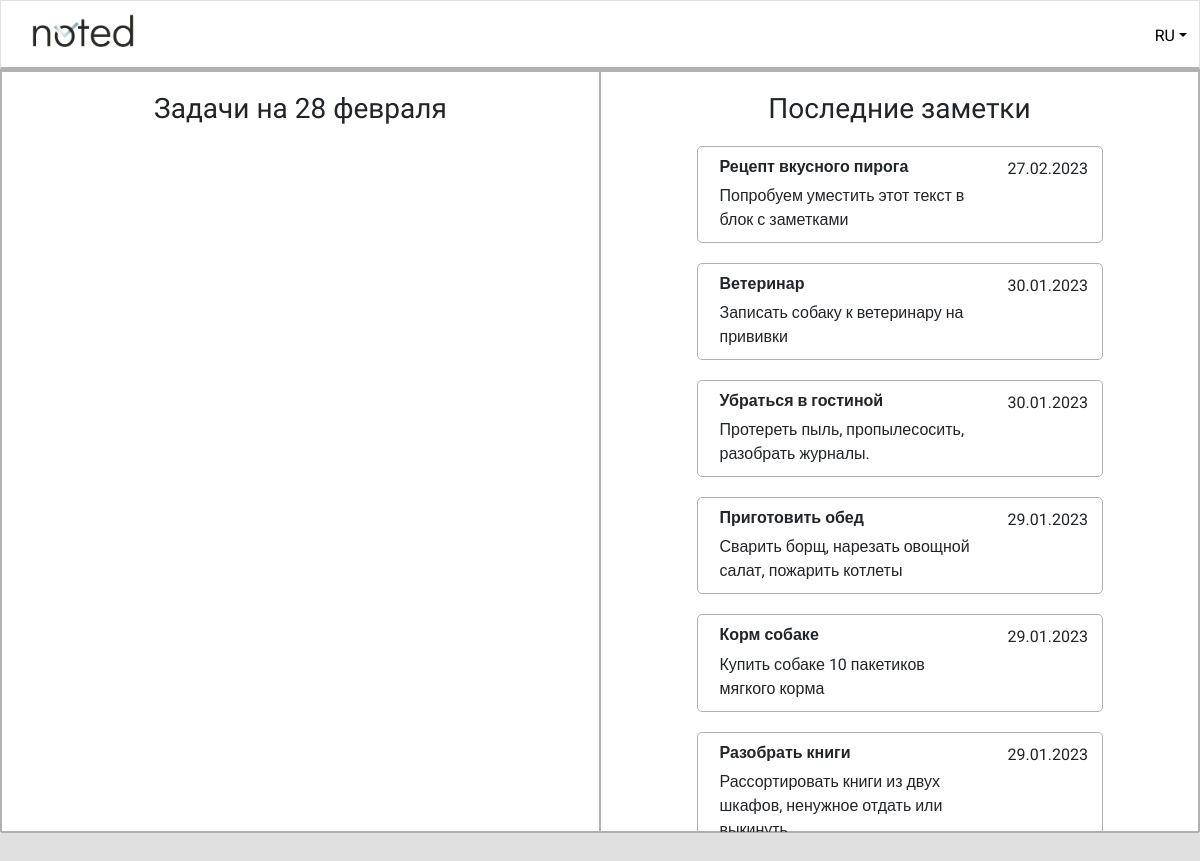
Before: /main/ with the older database file.
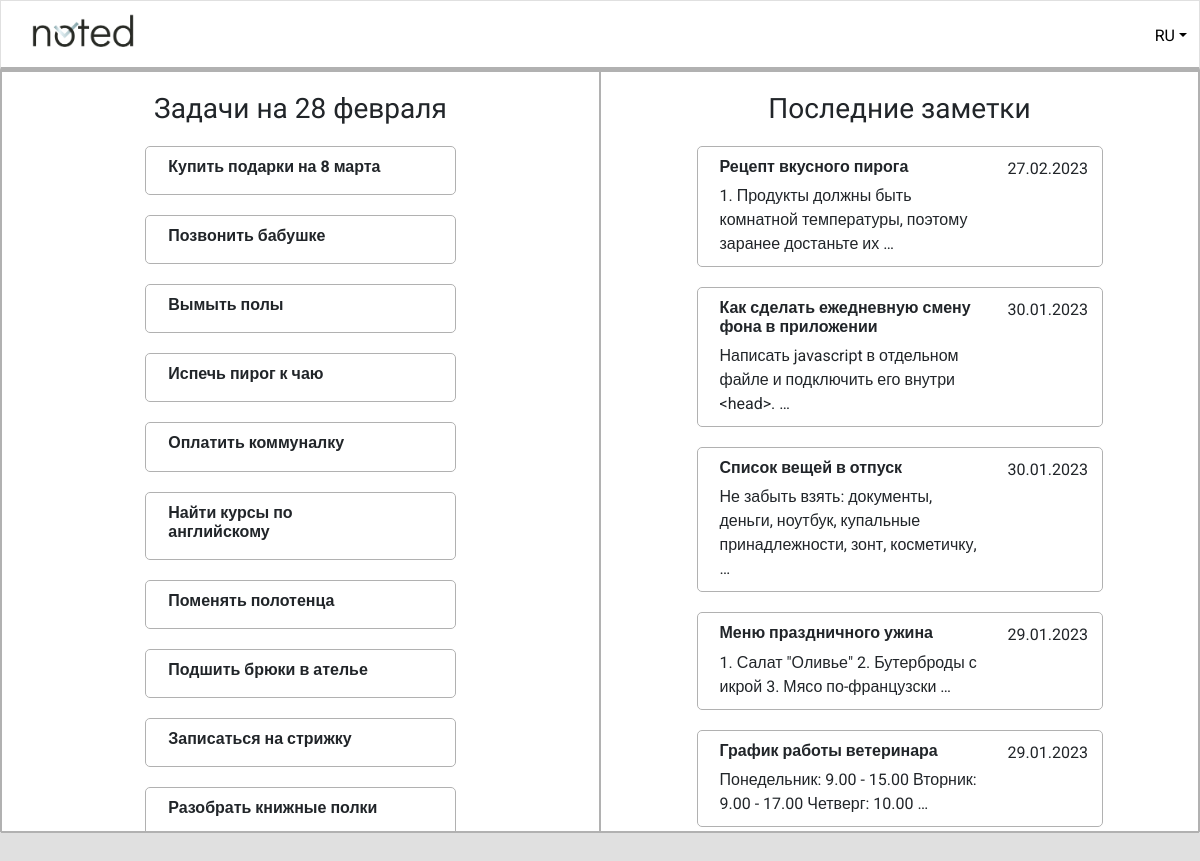
After: the same page with the newer database file.
### notes/models.py (models this page shows, shortened)
class Note(models.Model):
    note_title = models.CharField(max_length=250)
    note_text = models.TextField()
    note_time = note_time = models.DateField(blank=True)
    note_author = models.ForeignKey(User, on_delete=models.CASCADE)
    tags = models.ManyToManyField(Tag)

class Task(models.Model):
    task_title = models.CharField(max_length=1000)
    task_author = models.ForeignKey(User, on_delete=models.CASCADE)
    task_time = models.DateField()
    task_priority = models.BooleanField()

### notes/views.py (the view)
# urls.py: path('', main_page, name='main'),
def main_page(request):
    today = datetime.date.today()
    today_tasks = Task.objects.filter(task_time=today)
    notes = Note.objects.all().order_by('-note_time')
    month_list = ['января', 'февраля', 'марта', 'апреля', 'мая', 'июня',
                  'июля', 'августа', 'сентября', 'октября', 'ноября', 'декабря']
    today = f'{today.day} {month_list[int(today.month) - 1]}'
    return render(request, 'main2.html', context={'today_tasks': today_tasks, 'notes': notes, 'date': today})

### templates/main2.html (shortened to what this page needs)
{% extends "default.html" %}
{% block content %}
<main>
    <div class="container-xxl main-main">
        <div class="row">
            <div class="col-6 tasks">
                <h3 style="text-align: center; font-family: 'Didact Gothic', sans-serif; margin-top: 20px; margin-bottom: 20px;">Задачи на {{ date }}</h3>
                <div class="col-6 offset-3">
                    {% for task in today_tasks %}
                        <div class="row note-block">
                            <div class="col-10">
                                <h6><b>{{ task.task_title }}</b></h6>
                            </div>
                        </div>
                    {% endfor %}
                </div>
            </div>
            <div class="col-6 notes">
                <h3 style="text-align: center; font-family: 'Didact Gothic', sans-serif; margin-top: 20px; margin-bottom: 20px;">Последние заметки</h3>
                <div class="col-8 offset-2">
                {% for note in notes %}
                    <div class="row note-block">
                        <div class="col-9">
                            <h6><b>{{ note.note_title }}</b></h6>
                            {{ note.note_text | truncatewords:10 }}
                        </div>
                        <div class="col-3 ms-auto">
                            {{ note.note_time | date:"j.m.Y" }}
                        </div>
                    </div>
                {% endfor %}
                </div>
            </div>
        </div>
    </div>
</main>
{% endblock content %}

### templates/default.html (shortened to what this page needs)
<!DOCTYPE html>
<html lang="ru">
<head>
    {% load bootstrap5 %}
    {% bootstrap_css %}
    {% load static %}
    <link rel="stylesheet" type="text/css" href="{% static 'css/styles.css' %}">
</head>
<body>
    <header>
        <div class="container-xxl text-center header-area" >
            <div class="row align-items-center justify-content-between" style="height: 70px;">
                <div class="col-auto me-auto">
                    <img src="/static/images/Noted_colour_full_RGB.png" alt="Logo" width="140" height="60">
                </div>
                <div class="col-auto">
                    <a class="nav-link dropdown-toggle" href="#" role="button" data-bs-toggle="dropdown" aria-expanded="false" style="color: black;">RU</a>
                </div>
            </div>
        </div>
    </header>
    {% block content %}
    {% endblock content %}
</body>
</html>

### static/css/styles.css (style rules this page uses)
body { font-family: 'Roboto', sans-serif; background: #E0E0E0; }
.header-area { height: 70px; border-top: 0.5px solid #E0E0E0; border-right: 0.5px solid #E0E0E0; border-left: 0.5px solid #E0E0E0; border-bottom: 3px solid #b1b1b1; background: #ffffff; }
.main-main { height: 762px; border: 0.5px solid #b1b1b1; background: #ffffff; }
.tasks { border: 0.5px solid #b1b1b1; height: 762px; overflow-y: scroll; }
.notes { border: 0.5px solid #b1b1b1; height: 762px; overflow-y: scroll; }
.note-block { border: 0.5px solid #b1b1b1; margin-top: 20px; margin-bottom: 20px; border-radius: 5px; padding: 10px; }

Changed rows visible on the page:
no longer on this page (row edited): Note: note_title "Разобрать книги", note_text "Рассортировать книги из двух шкафов, ненужное отдать или…", note_time "29.01.2023"
added Task: task_title "Купить подарки на 8 марта"
added Task: task_title "Позвонить бабушке"
added Task: task_title "Вымыть полы"
added Task: task_title "Испечь пирог к чаю"
added Task: task_title "Оплатить коммуналку"
added Task: task_title "Найти курсы по английскому"
added Task: task_title "Поменять полотенца"
added Task: task_title "Подшить брюки в ателье"
added Task: task_title "Записаться на стрижку"
added Task: task_title "Разобрать книжные полки"
changed Note "Рецепт вкусного пирога": note_text "Попробуем уместить этот текст в блок с заметками" → "1. Продукты должны быть комнатной температуры, поэтому заранее достаньте их …"
changed Note: note_title "Ветеринар" → "Как сделать ежедневную смену фона в приложении"; note_text "Записать собаку к ветеринару на прививки" → "Написать javascript в отдельном файле и подключить его внутри <head>. …"
changed Note: note_title "Убраться в гостиной" → "Список вещей в отпуск"; note_text "Протереть пыль, пропылесосить, разобрать журналы." → "Не забыть взять: документы, деньги, ноутбук, купальные принадлежности, зонт, косметичку, …"
changed Note: note_title "Приготовить обед" → "Меню праздничного ужина"; note_text "Сварить борщ, нарезать овощной салат, пожарить котлеты" → "1. Салат \"Оливье\" 2. Бутерброды с икрой 3. Мясо по-французски …"
changed Note: note_title "Корм собаке" → "График работы ветеринара"; note_text "Купить собаке 10 пакетиков мягкого корма" → "Понедельник: 9.00 - 15.00 Вторник: 9.00 - 17.00 Четверг: 10.00 …"
